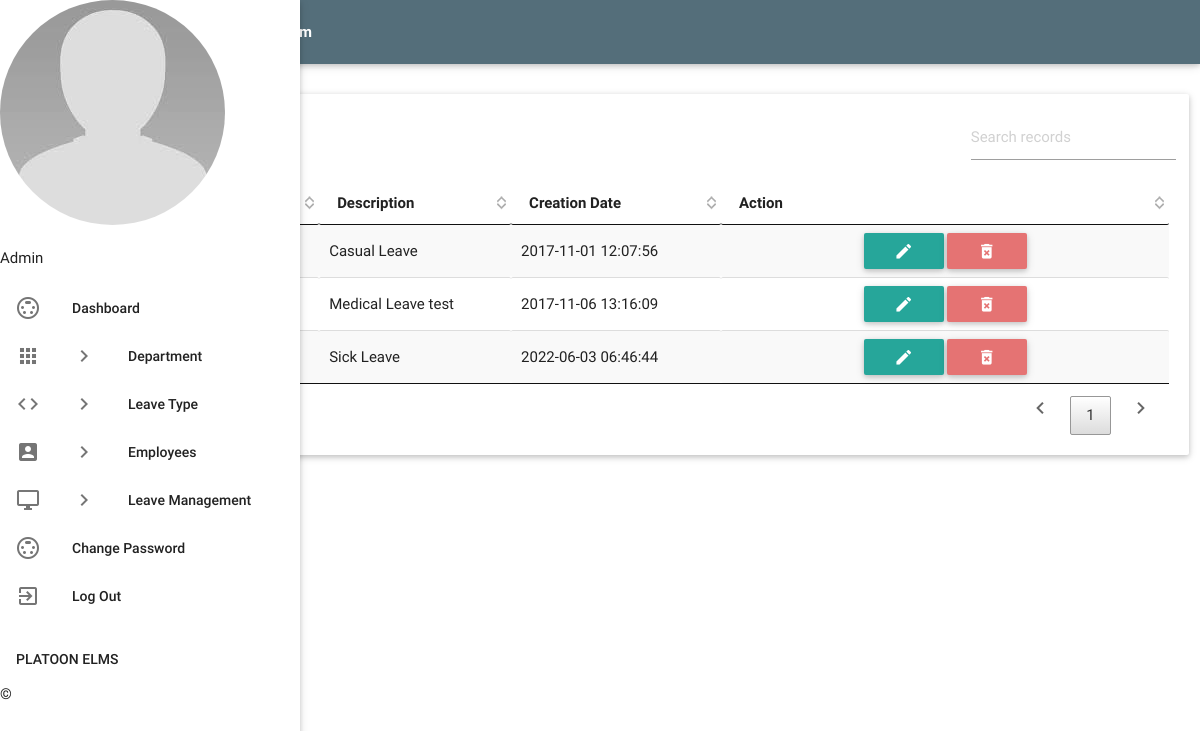
Screenshot of /admin/manageleavetype.php (signed in) with the database file from the repository.
### tables this page shows
CREATE TABLE `tblleavetype` (
  `id` int NOT NULL,
  `LeaveType` varchar(200) DEFAULT NULL,
  `Description` mediumtext,
  `CreationDate` timestamp NOT NULL DEFAULT CURRENT_TIMESTAMP
);

### admin/manageleavetype.php (the view, shortened to what this page needs)
<?php
include('includes/config.php');
if(strlen($_SESSION['alogin'])==0)
    {
header('location:index.php');
}
else{
 ?>
<!DOCTYPE html>
<html lang="en">
    <head>
        <link type="text/css" rel="stylesheet" href="../assets/plugins/materialize/css/materialize.min.css"/>
          <link type="text/css" rel="stylesheet" href="../assets/plugins/materialize/css/materialize.css"/>
        <link href="../assets/plugins/material-preloader/css/materialPreloader.min.css" rel="stylesheet">
        <link href="../assets/plugins/datatables/css/jquery.dataTables.min.css" rel="stylesheet">
        <link href="../assets/css/alpha.min.css" rel="stylesheet" type="text/css"/>
        <link href="../assets/css/style.css" rel="stylesheet" type="text/css"/>
    </head>
    <body>
       <?php include('includes/header.php');?>
       <?php include('includes/sidebar.php');?>
            <main class="mn-inner">
                <div class="row">
                    <div class="col s12">
                        <div class="page-title blue-gray-text text-darken-2">Manage Leave Type</div>
                    </div>
                    <div class="col s12 m12 l12">
                        <div class="card">
                            <div class="card-content">
                                <table id="example" class="display responsive-table ">
                                    <thead>
                                        <tr>
                                            <th class="blue-gray-text text-darken-3">Description</th>
                                            <th class="blue-gray-text text-darken-3">Creation Date</th>
                                            <th class="blue-gray-text text-darken-3">Action</th>
                                        </tr>
                                    </thead>
                                    <tbody>
<?php $sql = "SELECT * from tblleavetype";
$query = $dbh -> prepare($sql);
$query->execute();
$results=$query->fetchAll(PDO::FETCH_OBJ);
$cnt=1;
if($query->rowCount() > 0)
{
foreach($results as $result)
{               ?>
                                        <tr>
                                            <td> <?php echo htmlentities($cnt);?></td>
                                            <td><?php echo htmlentities($result->LeaveType);?></td>
                                            <td><?php echo htmlentities($result->Description);?></td>
                                            <td><?php echo htmlentities($result->CreationDate);?></td>
                                            <td class="text-center">
                                                <a href="editleavetype.php?lid=<?php echo htmlentities($result->id);?>" class="btn btn-sm waves-effect waves-light blue-gray lighten-2"><i class="material-icons">mode_edit</i></a>
                                            <a href="manageleavetype.php?del=<?php echo htmlentities($result->id);?>" onclick="return confirm('Do you want to delete');" class="btn btn-sm waves-effect waves-light red lighten-2"> <i class="material-icons">delete_forever</i></a> </td>
                                        </tr>
                                         <?php $cnt++;} }?>
                                    </tbody>
                                </table>
                            </div>
                        </div>
                    </div>
                </div>
            </main>
        </div>
    </body>
</html>
<?php } ?>

### assets/css/style.css (style rules this page uses)
.text-center { align-items: center !important; text-align: center !important; }

### rows the page displays
tblleavetype: Description "Casual Leave", CreationDate "2017-11-01 12:07:56"
tblleavetype: Description "Medical Leave test", CreationDate "2017-11-06 13:16:09"
tblleavetype: Description "Sick Leave", CreationDate "2022-06-03 06:46:44"
